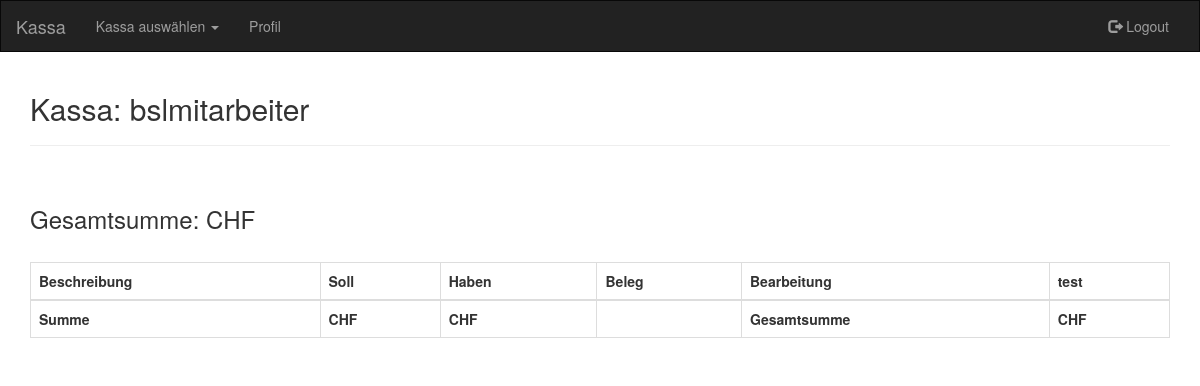
The app's page /bslmitarbeiter.php (signed in), older data.
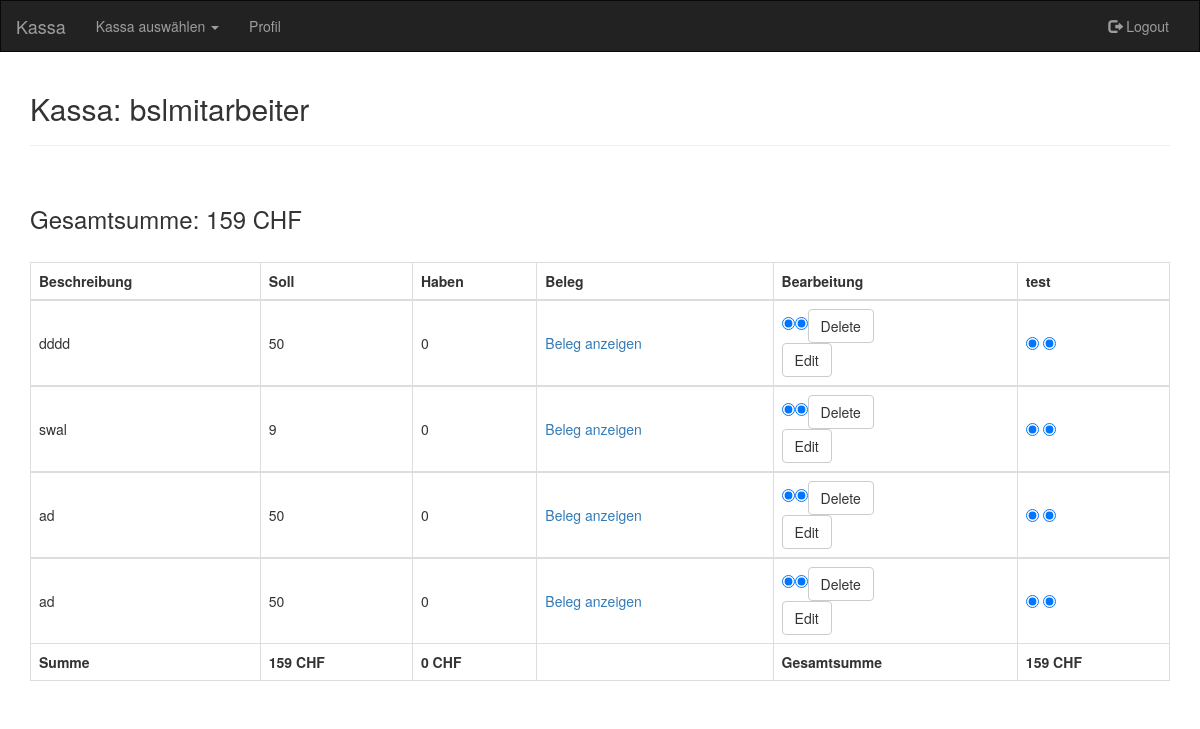
The same page, newer data.
### tables this page shows
CREATE TABLE `bslmitarbeiter` (
  `id` int(10) NOT NULL,
  `beschreibung` varchar(255) NOT NULL,
  `soll` int(11) NOT NULL,
  `haben` int(11) NOT NULL,
  `file` varchar(100) NOT NULL,
  `type` varchar(30) NOT NULL,
  `size` int(11) NOT NULL
);

### bslmitarbeiter.php (the view, shortened to what this page needs)
<?php
	include("connection.php");
?>
<!DOCTYPE html>
<html lang="de">
<head>
  <link rel="stylesheet" href="https://maxcdn.bootstrapcdn.com/bootstrap/3.3.7/css/bootstrap.min.css">
</head>
<body>
<nav class="navbar navbar-inverse">
  <div class="container-fluid">
    <div class="navbar-header">
      <a class="navbar-brand" href="kassa.php">Kassa</a>
    </div>
    <div class="collapse navbar-collapse" id="myNavbar">
      <ul class="nav navbar-nav">
        <li class="dropdown">
          <a class="dropdown-toggle" data-toggle="dropdown" href="#">Kassa auswählen <span class="caret"></span></a>
        </li>
        <li><a href="#">Profil</a></li>
      </ul>
      <ul class="nav navbar-nav navbar-right">
        <li><a href="logout.php"><span class="glyphicon glyphicon-log-out"></span> Logout</a></li>
      </ul>
    </div>
  </div>
</nav>
<?php
	$datenbankname = basename(__FILE__, '.php');
?>
<div class="container">
  		<h2> Kassa: <?php echo $datenbankname; ?> </h2>
		<hr>
		<?php
				$sql="SELECT sum(soll)-sum(haben) as totalsollhaben FROM $datenbankname;";
				$result_set=mysqli_query($db, $sql);
				while ($row = mysqli_fetch_assoc($result_set))
				{?>
					<h3>Gesamtsumme: <?php echo $row['totalsollhaben']; ?> CHF</h3>
				  <?php
				}
		?>
				<table class="table table-bordered">
				<thead>
				<tr>
					<th id="thbeschreibung">Beschreibung</th>
					<th>Soll</th>
					<th>Haben</th>
					<th>Beleg</th>
					<th>Bearbeitung</th>
					<th>test</th>
				</tr>
				</thead>
				<?php
				$datenbankname = basename(__FILE__, '.php');
				?>
				<?php
				$sql="SELECT * FROM bslmitarbeiter ORDER BY id DESC";
				$result_set=mysqli_query($db, $sql);
				while($row=mysqli_fetch_array($result_set))
				{
					?>
						<tbody>
						<tr style="height: 65px">
							<td id="tdbeschreibung" style="vertical-align: middle;"><?php echo $row['beschreibung'] ?></td>
							<td style="vertical-align: middle;"><?php echo $row['soll'] ?></td>
							<td style="vertical-align: middle;"><?php echo $row['haben'] ?></td>
							<td style="vertical-align: middle;"><a href="uploads/<?php echo $row['file'] ?>">Beleg anzeigen</a></td>
							<td style="vertical-align: middle;"><form action="todelete.php" method="post"><input type="radio" value="<?php echo $row['id'] ?>" name="iddelete" checked="checked"></input><input type="radio" value="<?php echo $datenbankname ?>" name="datenbankname" checked="checked"></input><button type="submit" class="btn btn-default">Delete</button></form><form action="toedit.php" method="post"><button type="submit" class="btn btn-default">Edit</button></td>
							<td style="vertical-align: middle;"><input type="radio" value="<?php echo $row['id'] ?>" name="idedit" checked="checked"></input>
							<input type="radio" value="<?php echo $datenbankname ?>" name="datenbankname" checked="checked"></input></form></td>
						</tr>
						</tbody>
					<?php
				}
				?>
				<?php
				$sql="SELECT sum(soll) as totalsoll FROM bslmitarbeiter";
				$result_set=mysqli_query($db, $sql);
				while ($row = mysqli_fetch_assoc($result_set))
				{?>
				<tfoot>
				<tr id="summe">
				<th>Summe</th>
					<th><?php echo $row['totalsoll']; ?> CHF</th>
				  <?php
				}
				$sql="SELECT sum(haben) as totalhaben FROM bslmitarbeiter";
				$result_set=mysqli_query($db, $sql);
				while ($row = mysqli_fetch_assoc($result_set))
				{?>
					<th><?php echo $row['totalhaben']; ?> CHF</th>
				  <?php
				}?>
				<th></th>
				<th>Gesamtsumme</th>
				<?php
				$sql="SELECT sum(soll)-sum(haben) as totalsollhaben FROM bslmitarbeiter";
				$result_set=mysqli_query($db, $sql);
				while ($row = mysqli_fetch_assoc($result_set))
				{?>
					<th><?php echo $row['totalsollhaben']; ?> CHF</th>
				  <?php
				}
				?>
				</tr>
				</tfoot>
			</table>
</div>
</body>
</html>

Row changes from the older to the newer data that the page shows:
added bslmitarbeiter: beschreibung "dddd", soll "50", haben "0"
added bslmitarbeiter: beschreibung "swal", soll "9", haben "0"
added bslmitarbeiter: beschreibung "ad", soll "50", haben "0"
added bslmitarbeiter: beschreibung "ad", soll "50", haben "0"
Text that changed along with them:
new list line: "Gesamtsumme: 159 CHF"
new list line: "Summe 159 CHF"
new list line: "0 CHF"
new list line: "159 CHF"
list line gone: "Gesamtsumme: CHF"
list line gone: "Summe CHF"
list line gone: "CHF"
